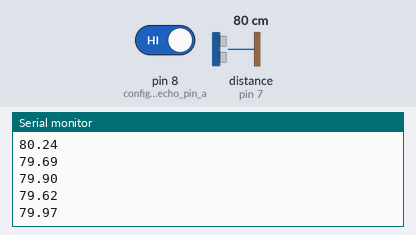
Bench run of a sketch on a simulated Arduino Uno, built with avr-gcc and run on an emulated ATmega328P. Shown: the last lines printed to the serial monitor. Wiring (inferred from the names in the program): ultrasonic range finder: trigger pin 6; echo pin 7. Inputs (shaded band) come from the test bench; at power-on: distance to the obstacle (sensor on pin 7) 80 cm, pin 8 (configure_rear_echo_pin_a) HIGH. The echo pulse lasts 58.3 µs per cm.

Above: at 1.2 s.
1.3 s: distance to the obstacle (sensor on pin 7) set to 2 cm
At 1.31 s:
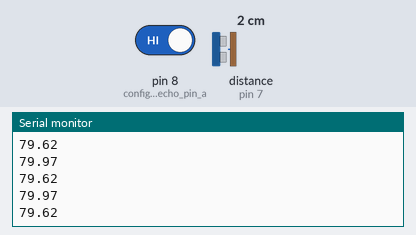
2.8 s: distance to the obstacle (sensor on pin 7) set to 4 cm
At 2.83 s:
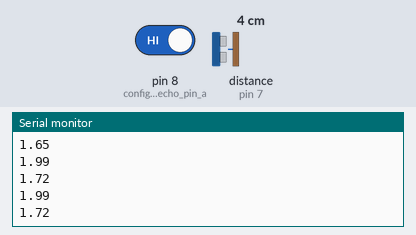
Timing chart, 0 to 5.8 s (numbered marks = the images above; inputs shaded):
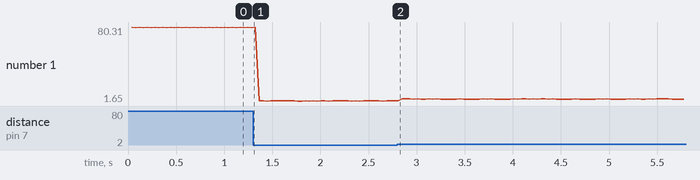

The sketch:

ultrasonic_2.ino
```cpp
/*
* ultrasonic_2.ino
*
* Created: 21.12.2018
* Author: Lukas
*
* This sketch is based on:
* http://homediyelectronics.com/projects/arduino/arduinoprogramminghcsr04withinterrupts/
*
* TimerOne library:
* https://github.com/PaulStoffregen/TimerOne
*
*/

#include "Arduino.h"
#include "TimerOne.h"

#define HCSR04_TRIGGER_PIN 6	// pin connected to HC-SR04 trigger

#define TRIGGER_TIME 20					// time in microseconds trigger is set to high
#define TRIGGER_TIME_INTERVAL	2000	// maximum trigger time interval in TRIGGER_TIME

volatile int32_t front_echo_start;		// front echo start in microseconds
volatile int32_t front_echo_end;		// front echo end in microseconds
volatile int32_t front_echo_duration;	// front echo duration in microseconds

volatile int32_t rear_echo_start;		// rear echo start in microseconds
volatile int32_t rear_echo_end;			// rear echo end in microseconds
volatile int32_t rear_echo_duration;	// rear echo duration in microseconds

volatile boolean front_echo = false;
volatile boolean rear_echo = false;
volatile boolean timer = false;

volatile uint16_t trigger_time_count = 0;	// counter for TRIGGER_TIME_INTERVAL
volatile uint8_t state = 1;	// state variable

// NOTE! Enabling DEBUG adds about 3.3kB to the flash program size.
// Debug output is now working even on ATMega328P MCUs (e.g. Arduino Uno)
// after moving string constants to flash memory storage using the F()
// compiler macro (Arduino IDE 1.0+ required).
#define DEBUG

#ifdef DEBUG
#define DEBUG_PRINT(x) Serial.print(x)
#define DEBUG_PRINTLN(x) Serial.println(x)
#else
#define DEBUG_PRINT(x)
#define DEBUG_PRINTLN(x)
#endif

ISR(PCINT0_vect) {
	switch (digitalRead(8)) {
		case HIGH:	// echo pin change was a rising edge (start of echo pulse)
			rear_echo_start = micros();
			break;
		case LOW:	// echo pin change was a falling edge (end of echo pulse)
			rear_echo_end = micros();
			rear_echo_duration = rear_echo_end - rear_echo_start;	// calculate echo pulse duration
			rear_echo = true;
			break;
	}
}

ISR(PCINT2_vect) {
	switch (digitalRead(7)) {
		case HIGH:	// echo pin change was a rising edge (start of echo pulse)
			front_echo_start = micros();
			break;
		case LOW:	// echo pin change was a falling edge (end of echo pulse)
			front_echo_end = micros();
			front_echo_duration = front_echo_end - front_echo_start;	// calculate echo pulse duration
			front_echo = true;
			break;
	}
}

void timer_isr() {
	if (++trigger_time_count >= TRIGGER_TIME_INTERVAL) {
		trigger_time_count = 0;	// reset trigger_time_count
		state = 1;
	}

	switch(state) {
		case 0:		// idle state
			break;
		case 1:		// start trigger pulse
			digitalWrite(HCSR04_TRIGGER_PIN, HIGH);	// set trigger pin to high
			state = 2;
			break;
		case 2:		// finish trigger pulse
			digitalWrite(HCSR04_TRIGGER_PIN, LOW);	// set trigger pin to low
			state = 0;
			timer = true;
			break;
	}
}

void setup() {
	#ifdef DEBUG
	// initialize serial communication
	Serial.begin(115200);
	while (!Serial); // wait for Leonardo eNUMeration, others continue immediately
	#endif

	pinMode(HCSR04_TRIGGER_PIN, OUTPUT);	// configure trigger pin as output
	digitalWrite(HCSR04_TRIGGER_PIN, LOW);	// set trigger pin to low

	pinMode(7, INPUT);		// configure front echo pin as input
	digitalWrite(7, HIGH);	// set front echo pin to high
	pinMode(8, INPUT);		// configure rear echo pin as input
	digitalWrite(8, HIGH);	// set rear echo pin to high

	noInterrupts();
	PCICR |= (1 << PCIE0) | (1 << PCIE2); // interrupts from B and D

	PCMSK0 |= (1 << PB0); // bit 0 on B (pin 8) will interrupt
	PCMSK2 |= (1 << PD7); // bit 7 on D (pin 7) will interrupt
	interrupts();

	Timer1.initialize(TRIGGER_TIME);	// initialize timer 1
	Timer1.attachInterrupt(timer_isr);	// attach interrupt service routine timer_isr to timer 1
}

void loop() {
	static float front_distance = 2000;	// distance to obstacle front in centimeter
	static float rear_distance = 2000;	// distance to obstacle rear in centimeter

	if (front_echo) {
		front_echo = false;
		front_distance = front_echo_duration * 0.01716;
	}

	if (rear_echo) {
		rear_echo = false;
		rear_distance = rear_echo_duration * 0.01716;
	}

	if (timer == true) {
		timer = false;

		if (front_distance < 200) {
			DEBUG_PRINT(front_distance);
		}
		else {
			DEBUG_PRINT("");
		}

		DEBUG_PRINT("\t");

		if (rear_distance < 200) {
			DEBUG_PRINTLN(rear_distance);
		}
		else {
			DEBUG_PRINTLN("");
		}
	}
}
```

Measured:
- plotted number 1: 79.62 → 1.99 after the input at 1.3 s, 1.99 → 3.71 after the input at 2.8 s
